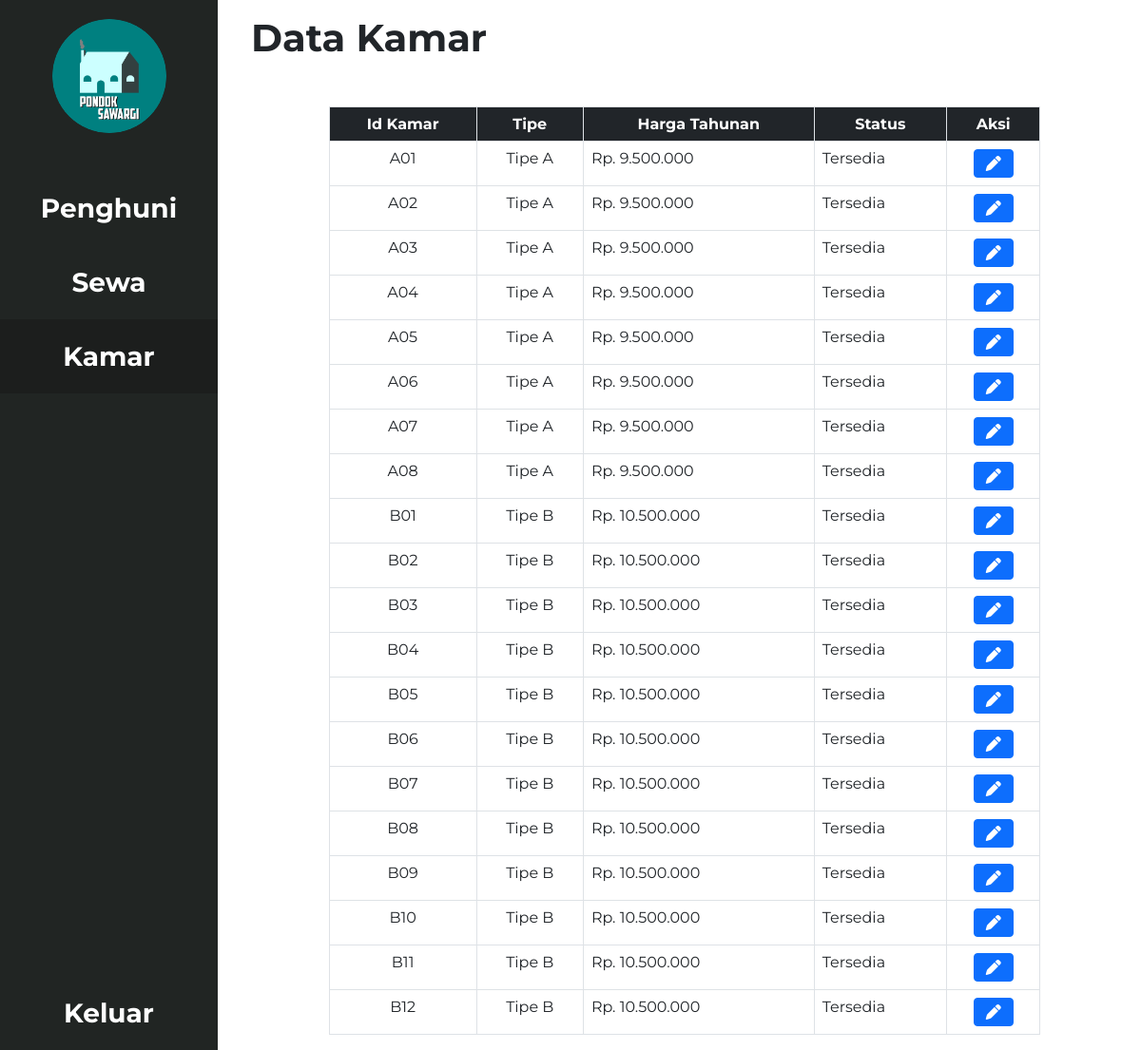
Page /view/admin/kamar.php (signed in) on the committed database.
### tables this page shows
CREATE TABLE `kamar` (
  `id_kamar` varchar(10) NOT NULL,
  `tipe` enum('Tipe A','Tipe B') NOT NULL,
  `harga_tahunan` double NOT NULL,
  `status_ketersediaan` enum('Tersedia','Tidak') NOT NULL
);

### view/admin/kamar.php (the view, shortened to what this page needs)
<?php
	include("../../functions.php");
	$data = getKamar()->fetch_all(MYSQLI_ASSOC);
 ?>
<!DOCTYPE html>
<html>
<head>
</head>
<body>
	<h1 class="container">Data Kamar</h1>
	<center>
		<table class="table table-bordered mt-5" style="width: 80%">
				<tr align="center" class="bg-dark text-white">
					<th>Id Kamar</th>
					<th>Tipe</th>
					<th>Harga Tahunan</th>
					<th>Status</th>
					<th>Aksi</th>
				</tr>
			<?php
				foreach ($data as $row) {
					?>
						<tr>
							<td align="center"><?php echo $row["id_kamar"] ?></td>
							<td align="center"><?php echo $row["tipe"] ?></td>
							<td>Rp. <?php echo number_format($row["harga_tahunan"], 0, ',', '.') ?></td>
							<td align=""><?php echo $row["status_ketersediaan"] ?></td>
							<td align="center"><a href="crud_kamar/edit_kamar.php?id_kamar=<?php echo $row['id_kamar']; ?>" class="fa fa-pen btn btn-primary"></a></td>
						</tr>
					<?php
				}
			 ?>
		</table>
	</center>
</body>
</html>

### style.css (style rules this page uses)
* { margin: 0px; padding: 0px; }
body { font-weight: bold; font-family: Montserrat; max-width: 1920px; margin: auto; background: white; }

### functions.php (style rules this page uses)
h1 { font-weight: bold; }

### rows in the picture
kamar: id_kamar "A01", tipe "Tipe A", harga_tahunan "9.500.000", status_ketersediaan "Tersedia"
kamar: id_kamar "A02", tipe "Tipe A", harga_tahunan "9.500.000", status_ketersediaan "Tersedia"
kamar: id_kamar "A03", tipe "Tipe A", harga_tahunan "9.500.000", status_ketersediaan "Tersedia"
kamar: id_kamar "A04", tipe "Tipe A", harga_tahunan "9.500.000", status_ketersediaan "Tersedia"
kamar: id_kamar "A05", tipe "Tipe A", harga_tahunan "9.500.000", status_ketersediaan "Tersedia"
kamar: id_kamar "A06", tipe "Tipe A", harga_tahunan "9.500.000", status_ketersediaan "Tersedia"
kamar: id_kamar "A07", tipe "Tipe A", harga_tahunan "9.500.000", status_ketersediaan "Tersedia"
kamar: id_kamar "A08", tipe "Tipe A", harga_tahunan "9.500.000", status_ketersediaan "Tersedia"
kamar: id_kamar "B01", tipe "Tipe B", harga_tahunan "10.500.000", status_ketersediaan "Tersedia"
kamar: id_kamar "B02", tipe "Tipe B", harga_tahunan "10.500.000", status_ketersediaan "Tersedia"
kamar: id_kamar "B03", tipe "Tipe B", harga_tahunan "10.500.000", status_ketersediaan "Tersedia"
kamar: id_kamar "B04", tipe "Tipe B", harga_tahunan "10.500.000", status_ketersediaan "Tersedia"
kamar: id_kamar "B05", tipe "Tipe B", harga_tahunan "10.500.000", status_ketersediaan "Tersedia"
kamar: id_kamar "B06", tipe "Tipe B", harga_tahunan "10.500.000", status_ketersediaan "Tersedia"
kamar: id_kamar "B07", tipe "Tipe B", harga_tahunan "10.500.000", status_ketersediaan "Tersedia"
kamar: id_kamar "B08", tipe "Tipe B", harga_tahunan "10.500.000", status_ketersediaan "Tersedia"
kamar: id_kamar "B09", tipe "Tipe B", harga_tahunan "10.500.000", status_ketersediaan "Tersedia"
kamar: id_kamar "B10", tipe "Tipe B", harga_tahunan "10.500.000", status_ketersediaan "Tersedia"
kamar: id_kamar "B11", tipe "Tipe B", harga_tahunan "10.500.000", status_ketersediaan "Tersedia"
kamar: id_kamar "B12", tipe "Tipe B", harga_tahunan "10.500.000", status_ketersediaan "Tersedia"
